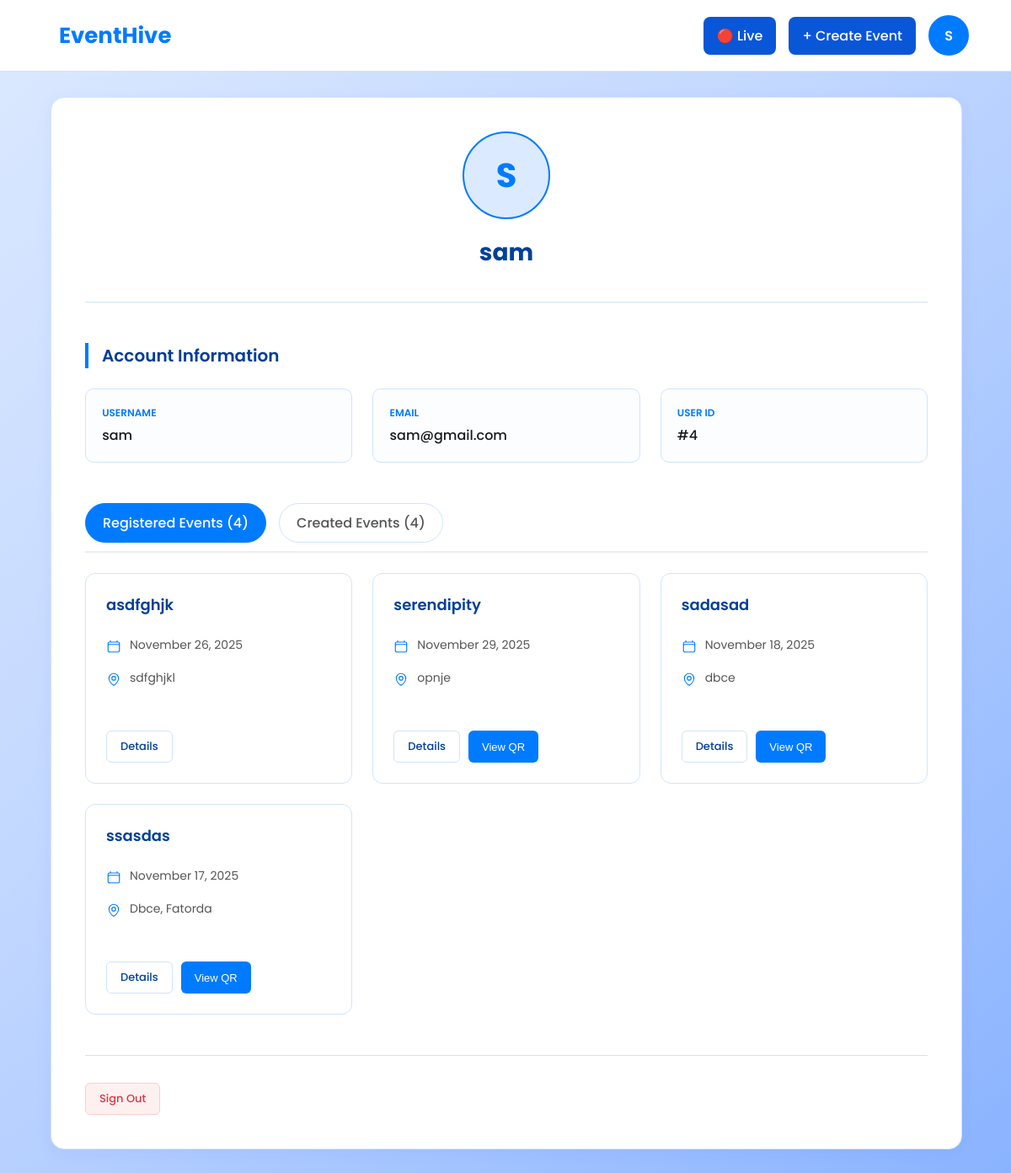
Page /user/profile (signed in) on the committed database.
### models/model.py (models this page shows, shortened)
class User(db.Model, UserMixin):
    __tablename__ = "users"
    id = db.Column(db.Integer, primary_key=True)
    username = db.Column(db.String(50), unique=True, nullable=False)
    email = db.Column(db.String(120), unique=True, nullable=False)
    password = db.Column(db.String(200), nullable=False)
    attending_events = db.relationship(
        "Event", secondary=event_attendees, back_populates="attendees"
    )
    attendee_links = db.relationship("Attendee", back_populates="user", cascade="all, delete-orphan")

class Event(db.Model):
    __tablename__ = "events"
    id = db.Column(db.Integer, primary_key=True)
    title = db.Column(db.String(100), nullable=False)
    description = db.Column(db.Text)
    date = db.Column(db.Date, nullable=False)
    starttime = db.Column(db.Time)
    endtime = db.Column(db.Time)
    mode = db.Column(db.Enum(EventMode), default=EventMode.online, nullable=False)
    venue = db.Column(db.String(150))
    capacity = db.Column(db.Integer, default=100)
    tags = db.Column(db.Enum(Eventtag), default=Eventtag.CELEBRATION, nullable=False)
    visibility = db.Column(db.Enum(EventVisibility), default=EventVisibility.public, nullable=False)
    organizer_id = db.Column(db.Integer, db.ForeignKey("users.id"), nullable=False)
    creator = db.relationship("User", backref=db.backref("created_events", lazy=True))
    attendees = db.relationship(
        "User", secondary=event_attendees, back_populates="attending_events"
    )
    attendee_links = db.relationship("Attendee", back_populates="event", cascade="all, delete-orphan")

### app/main.py (the view)
@main_blueprint.route("/user/profile", methods=["GET"])
@login_required
def user_profile():
    user = User.query.options(
        db.joinedload(User.attending_events),
        db.joinedload(User.created_events),
        db.joinedload(User.attendee_links)
    ).get(current_user.id)
    return render_template("user_profile.html", user=user)

### app/__init__.py (called while the page is built)
def create_app():
    app = Flask(__name__)
    app.config['SECRET_KEY'] = '91ba96dbf66221f753176c6a80f0e7905444d410630b70f89445e7281d0001aa'
    app.config['SQLALCHEMY_DATABASE_URI'] = 'sqlite:///db.sqlite'
    db.init_app(app)
    migrate.init_app(app, db)
    login_manager.init_app(app)
    from models.model import User
    @login_manager.user_loader
    def load_user(user_id):
        return User.query.get(int(user_id))
    from .main import main_blueprint
    app.register_blueprint(main_blueprint)
    from .auth import auth_blueprint
    app.register_blueprint(auth_blueprint)
    from .main import events_blueprint, attendees_blueprint
    app.register_blueprint(events_blueprint)
    app.register_blueprint(attendees_blueprint)
    from .scheduler import start_scheduler
    start_scheduler(app)
    return app

### app/templates/user_profile.html (shortened to what this page needs)
{% extends "base.html" %}
{% block content %}
<div class="profile-container">
    <div class="profile-header">
        <div class="profile-avatar">
            {{ user.username[0].upper() }}
        </div>
        <h1>{{ user.username }}</h1>
        </div>
    <div class="profile-section">
        <h2>Account Information</h2>
        <div class="info-grid">
            <div class="info-item">
                <div class="info-label">Username</div>
                <div class="info-value">{{ user.username }}</div>
            </div>
            <div class="info-item">
                <div class="info-label">Email</div>
                <div class="info-value">{{ user.email }}</div>
            </div>
            <div class="info-item">
                <div class="info-label">User ID</div>
                <div class="info-value">#{{ user.id }}</div>
            </div>
        </div>
    </div>
    <div class="profile-section">
        <div class="tab-header">
            <div class="tab-item active" onclick="switchTab('registered')">
                Registered Events ({{ user.attending_events|length }})
            </div>
            <div class="tab-item" onclick="switchTab('created')">
                Created Events ({{ user.created_events|length }})
            </div>
        </div>
        <div id="registered-tab" class="tab-content active">
        {% if user.attending_events %}
            <div class="events-grid">
                {% for event in user.attending_events %}
                    <div class="event-card">
                        <h3>{{ event.title }}</h3>
                        <div class="event-detail">
                            {{ event.date.strftime('%B %d, %Y') }}
                        </div>
                        {% if event.venue %}
                        <div class="event-detail">
                            {{ event.venue }}
                        </div>
                        {% endif %}
                        {% set attendee = user.attendee_links|selectattr('event_id', 'equalto', event.id)|first %}
                        <div class="event-actions">
                            <a href="{{ url_for('events.get_event', event_id=event.id) }}" class="btn btn-secondary">Details</a>
                            {% if attendee and attendee.qr_code_path %}
                                <button class="btn btn-primary" onclick="showQR('{{ event.title }}', '{{ url_for('static', filename=attendee.qr_code_path) }}')">View QR</button>
                            {% endif %}
                        </div>
                    </div>
                {% endfor %}
            </div>
        {% else %}
            <p style="color:#666; padding: 20px;">You haven't registered for any events.</p>
        {% endif %}
        </div>
    </div>
    <div class="action-buttons">
        <a href="{{ url_for('auth.logout') }}" class="btn btn-logout">Sign Out</a>
    </div>
</div>
{% endblock %}

### app/templates/base.html (shortened to what this page needs)
<!DOCTYPE html>
<html lang="en">
<head>
</head>
<body>
<header>
  <div class="logo">
      <a href="{{ url_for('main.profile') }}" class="logo-link">
          EventHive
      </a>
  </div>
  {% if current_user.is_authenticated %}
  <div class="user-info">
    <a href="{{ url_for('events.live_events') }}" class="create-event-btn">🔴 Live</a>
    <a href="{{ url_for('events.create_event') }}" class="create-event-btn">+ Create Event</a>
    <a href="{{ url_for('main.user_profile') }}" class="profile-circle">
      {{ current_user.username[0].upper() }}
    </a>
  </div>
  {% endif %}
</header>
<div class="content">
  {% block content %}{% endblock %}
</div>
</body>
</html>

### app/templates/base.html (style rules this page uses)
:root { --primary-blue: #007bff; --primary-dark-blue: #005fcc; --deep-title-blue: #003d99; --section-title-blue: #004099; --cta-background-blue: #0a56d8; --cta-gradient-blue: #3f8cff; --body-background: #f5f9ff; --hero-gradient-light: #dceaff; --events-section-bg: #f0f6ff; --card-background: #ffffff; --navbar-border: #d0e3ff; --features-card-border: #dbe7ff; --event-card-border: #d2e4ff; --event-image-divider: #c6dbff; --primary-text: #1a1a1a; --secondary-grey-text: #555; --description-text: #666; --event-tag-blue: #007bff; --hover-light-blue: #e6f0ff; }
body { font-family: "Poppins", sans-serif; background: var(--body-background); color: var(--primary-text); margin: 0; padding: 0; background: linear-gradient(135deg, #dce9ff 0%, #c3d8ff 40%, #a7c6ff 70%, #8ab3ff 100%); }
header { background: #ffffff; border-bottom: 1px solid #d0e3ff; padding: 18px 50px; position: sticky; top: 0; z-index: 1000; display: flex; justify-content: space-between; align-items: center; max-width: 1700px; margin: auto; }
.logo { font-size: 26px; font-weight: 700; color: #007bff; padding-left: 20px; }
.logo-link { font-size: 26px; font-weight: 700; color: #007bff; text-decoration: none; }
.user-info { display: flex; align-items: center; gap: 15px; }
.create-event-btn { background-color: var(--cta-background-blue); color: #fff; padding: 10px 16px; border-radius: 8px; text-decoration: none; font-weight: 500; transition: all 0.3s ease; border: none; }
.profile-circle { width: 44px; height: 44px; border-radius: 50%; background-color: var(--primary-blue); display: flex; justify-content: center; align-items: center; color: white; font-weight: 600; cursor: pointer; text-decoration: none; border: 2px solid var(--primary-blue); transition: all 0.3s ease; }
.content { padding: 30px; width: 90%; max-width: 1200px; margin: auto; }

### rows in the picture
User: username "S", username "sam", email "sam@gmail.com", id "4"
Event: title "asdfghjk", date "November 26, 2025", venue "sdfghjkl"
Event: title "serendipity", date "November 29, 2025", venue "opnje"
Event: title "sadasad", date "November 18, 2025", venue "dbce"
Event: title "ssasdas", date "November 17, 2025", venue "Dbce, Fatorda"

### other values in the picture
{{ user.attending_events|length }} "4"
{{ user.created_events|length }} "4"
